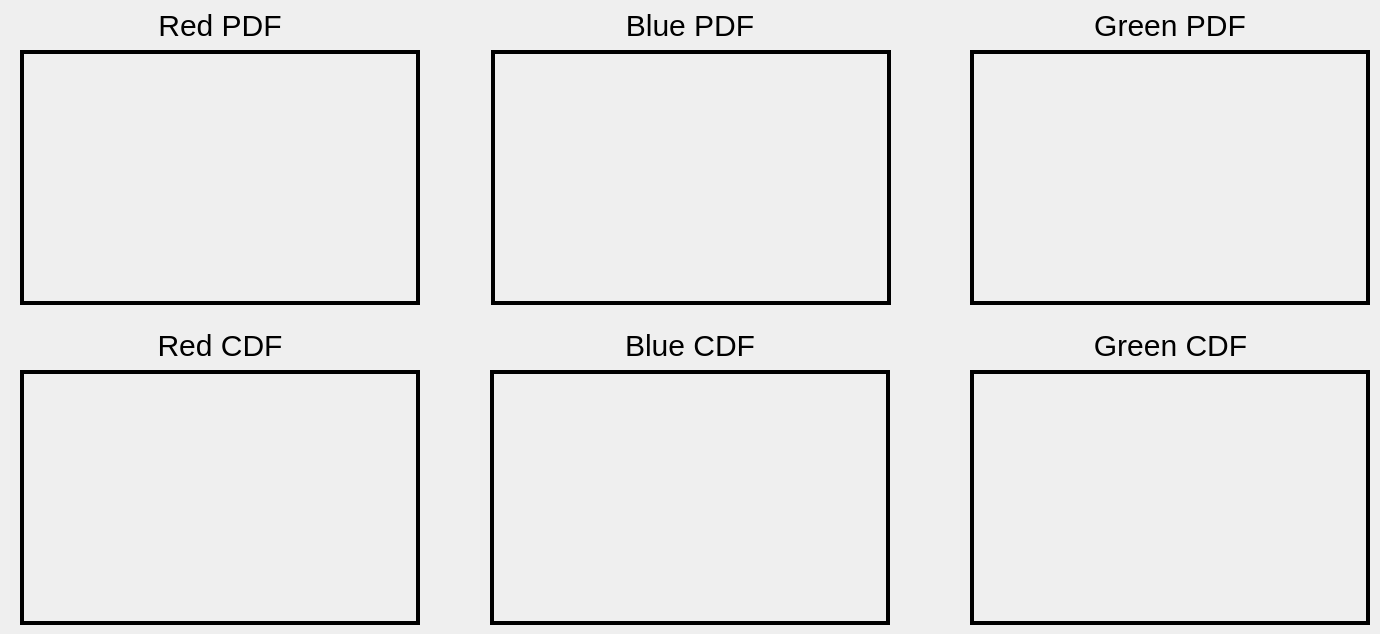
    <widget class="QWidget" name="HistogramTab">
     <attribute name="icon">
      <iconset resource="Icons.qrc">
       <normaloff>:/Icons/Histogram.png</normaloff>:/Icons/Histogram.png</iconset>
     </attribute>
     <attribute name="title">
      <string>Histogram</string>
     </attribute>
     <widget class="QLabel" name="A6">
      <property name="geometry">
       <rect>
        <x>20</x>
        <y>10</y>
        <width>400</width>
        <height>31</height>
       </rect>
      </property>
      <property name="styleSheet">
       <string notr="true">font-family: Impact, Haettenschweiler, 'Arial Narrow Bold', sans-serif;
font-size: 30px;
color: black;
background-color:transparent;</string>
      </property>
      <property name="text">
       <string>Red PDF</string>
      </property>
      <property name="alignment">
       <set>Qt::AlignCenter</set>
      </property>
     </widget>
     <widget class="QCustomPlot" name="RedHistPDF" native="true">
      <property name="geometry">
       <rect>
        <x>20</x>
        <y>50</y>
        <width>400</width>
        <height>255</height>
       </rect>
      </property>
      <widget class="QLabel" name="redHist">
       <property name="geometry">
        <rect>
         <x>0</x>
         <y>0</y>
         <width>400</width>
         <height>255</height>
        </rect>
       </property>
       <property name="styleSheet">
        <string notr="true">border: 4px solid black;
</string>
       </property>
       <property name="text">
        <string/>
       </property>
       <property name="scaledContents">
        <bool>true</bool>
       </property>
       <property name="alignment">
        <set>Qt::AlignCenter</set>
       </property>
      </widget>
     </widget>
     <widget class="QCustomPlot" name="RedHistCDF" native="true">
      <property name="geometry">
       <rect>
        <x>20</x>
        <y>370</y>
        <width>400</width>
        <height>255</height>
       </rect>
      </property>
      <widget class="QLabel" name="redHist_2">
       <property name="geometry">
        <rect>
         <x>0</x>
         <y>0</y>
         <width>400</width>
         <height>255</height>
        </rect>
       </property>
       <property name="styleSheet">
        <string notr="true">border: 4px solid black;
</string>
       </property>
       <property name="text">
        <string/>
       </property>
       <property name="scaledContents">
        <bool>true</bool>
       </property>
       <property name="alignment">
        <set>Qt::AlignCenter</set>
       </property>
      </widget>
     </widget>
     <widget class="QLabel" name="A5">
      <property name="geometry">
       <rect>
        <x>20</x>
        <y>330</y>
        <width>400</width>
        <height>31</height>
       </rect>
      </property>
      <property name="styleSheet">
       <string notr="true">font-family: Impact, Haettenschweiler, 'Arial Narrow Bold', sans-serif;
font-size: 30px;
color: black;
background-color:transparent;</string>
      </property>
      <property name="text">
       <string>Red CDF</string>
      </property>
      <property name="alignment">
       <set>Qt::AlignCenter</set>
      </property>
     </widget>
     <widget class="QCustomPlot" name="BlueHistPDF" native="true">
      <property name="geometry">
       <rect>
        <x>491</x>
        <y>50</y>
        <width>400</width>
        <height>255</height>
       </rect>
      </property>
      <widget class="QLabel" name="blueHist">
       <property name="geometry">
        <rect>
         <x>0</x>
         <y>0</y>
         <width>400</width>
         <height>255</height>
        </rect>
       </property>
       <property name="styleSheet">
        <string notr="true">border: 4px solid black;
</string>
       </property>
       <property name="text">
        <string/>
       </property>
       <property name="scaledContents">
        <bool>true</bool>
       </property>
       <property name="alignment">
        <set>Qt::AlignCenter</set>
       </property>
      </widget>
     </widget>
     <widget class="QLabel" name="A4">
      <property name="geometry">
       <rect>
        <x>490</x>
        <y>10</y>
        <width>400</width>
        <height>31</height>
       </rect>
      </property>
      <property name="styleSheet">
       <string notr="true">font-family: Impact, Haettenschweiler, 'Arial Narrow Bold', sans-serif;
font-size: 30px;
color: black;
background-color:transparent;</string>
      </property>
      <property name="text">
       <string>Blue PDF</string>
      </property>
      <property name="alignment">
       <set>Qt::AlignCenter</set>
      </property>
     </widget>
     <widget class="QLabel" name="A3">
      <property name="geometry">
       <rect>
        <x>490</x>
        <y>330</y>
        <width>400</width>
        <height>31</height>
       </rect>
      </property>
      <property name="styleSheet">
       <string notr="true">font-family: Impact, Haettenschweiler, 'Arial Narrow Bold', sans-serif;
font-size: 30px;
color: black;
background-color:transparent;</string>
      </property>
      <property name="text">
       <string>Blue CDF</string>
      </property>
      <property name="alignment">
       <set>Qt::AlignCenter</set>
      </property>
     </widget>
     <widget class="QCustomPlot" name="BlueHistCDF" native="true">
      <property name="geometry">
       <rect>
        <x>490</x>
        <y>370</y>
        <width>400</width>
        <height>255</height>
       </rect>
      </property>
      <widget class="QLabel" name="blueHist_2">
       <property name="geometry">
        <rect>
         <x>0</x>
         <y>0</y>
         <width>400</width>
         <height>255</height>
        </rect>
       </property>
       <property name="styleSheet">
        <string notr="true">border: 4px solid black;
</string>
       </property>
       <property name="text">
        <string/>
       </property>
       <property name="scaledContents">
        <bool>true</bool>
       </property>
       <property name="alignment">
        <set>Qt::AlignCenter</set>
       </property>
      </widget>
     </widget>
     <widget class="QLabel" name="A1">
      <property name="geometry">
       <rect>
        <x>970</x>
        <y>10</y>
        <width>400</width>
        <height>31</height>
       </rect>
      </property>
      <property name="styleSheet">
       <string notr="true">font-family: Impact, Haettenschweiler, 'Arial Narrow Bold', sans-serif;
font-size: 30px;
color: black;
background-color:transparent;</string>
      </property>
      <property name="text">
       <string>Green PDF</string>
      </property>
      <property name="alignment">
       <set>Qt::AlignCenter</set>
      </property>
     </widget>
     <widget class="QCustomPlot" name="GreenHistPDF" native="true">
      <property name="geometry">
       <rect>
        <x>970</x>
        <y>50</y>
        <width>400</width>
        <height>255</height>
       </rect>
      </property>
      <widget class="QLabel" name="greenHist">
       <property name="geometry">
        <rect>
         <x>0</x>
         <y>0</y>
         <width>400</width>
         <height>255</height>
        </rect>
       </property>
       <property name="styleSheet">
        <string notr="true">border: 4px solid black;
</string>
       </property>
       <property name="text">
        <string/>
       </property>
       <property name="scaledContents">
        <bool>true</bool>
       </property>
       <property name="alignment">
        <set>Qt::AlignCenter</set>
       </property>
      </widget>
     </widget>
     <widget class="QCustomPlot" name="GreenHistCDF" native="true">
      <property name="geometry">
       <rect>
        <x>970</x>
        <y>370</y>
        <width>400</width>
        <height>255</height>
       </rect>
      </property>
      <widget class="QLabel" name="greenHist_2">
       <property name="geometry">
        <rect>
         <x>0</x>
         <y>0</y>
         <width>400</width>
         <height>255</height>
        </rect>
       </property>
       <property name="styleSheet">
        <string notr="true">border: 4px solid black;
</string>
       </property>
       <property name="text">
        <string/>
       </property>
       <property name="scaledContents">
        <bool>true</bool>
       </property>
       <property name="alignment">
        <set>Qt::AlignCenter</set>
       </property>
      </widget>
     </widget>
     <widget class="QLabel" name="A">
      <property name="geometry">
       <rect>
        <x>970</x>
        <y>330</y>
        <width>401</width>
        <height>31</height>
       </rect>
      </property>
      <property name="styleSheet">
       <string notr="true">font-family: Impact, Haettenschweiler, 'Arial Narrow Bold', sans-serif;
font-size: 30px;
color: black;
background-color:transparent;</string>
      </property>
      <property name="text">
       <string>Green CDF</string>
      </property>
      <property name="alignment">
       <set>Qt::AlignCenter</set>
      </property>
     </widget>
    </widget>
